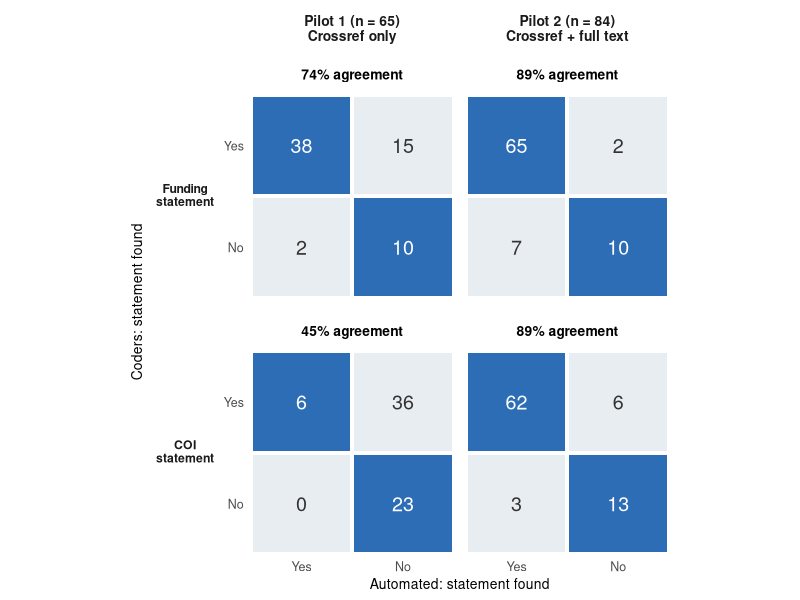
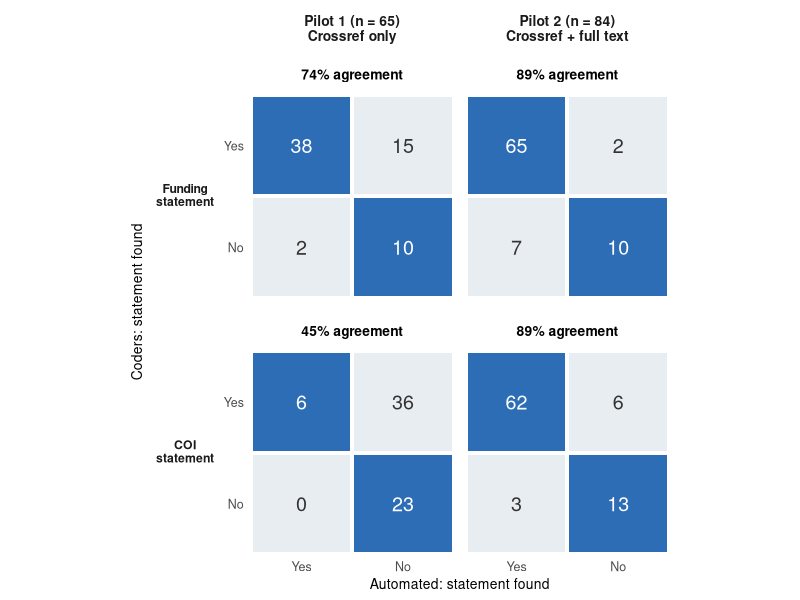

Write the R code that produced these figures, in order.
## ---- chunk 1
knitr::opts_chunk$set(echo = FALSE, message = FALSE, warning = FALSE)
## ---- chunk 2
library(tidyverse)
library(stringr)
library(readr)

## ---- chunk 3
# read manual coding files
manual1 = read.csv("data/inputs/2025-12-09_Codingform_PilotingAssessment_pilot.csv")
manual1$coding = "pilot1"
manual2 = read.csv("data/inputs/2026-04-03_Codingform_PilotingAssessment_pilot2.csv")
manual2$coding = "pilot2"
# combine both pilots
manual = bind_rows(manual1, manual2)

# make clean doi column, remove .org inclusion
manual <- manual %>%
  mutate(
    doi = X1.2..Article.DOI |>
      sub("^https?://doi\\.org/", "", x = _) |>
      sub("^doi\\.org/", "", x = _) |>
      sub("(?i)^doi:\\s*", "", x = _, perl = TRUE) |>
      str_trim()
  )

# data for manual analysis
data = 
  manual %>%
  # remove "test" data
  filter(doi != "test") %>%
  # add rough indicator of whether pilot study was conducted
  mutate(includes_pilot = ifelse(str_detect(X1.3..Is.there.a.statement.in.the.article.that.there.was.a.pilot.study.conducted., "Yes"), "yes", "other"))


dois = 
  data %>%
  distinct(doi) %>%
  pull(doi)
## ---- chunk 4
# load combined data
comb = read_csv("data/inputs/2026-06-11_auto-and-manual-combined_pilot1-and-pilot2.csv")


## ---- chunk 5
# add information to combined file about extracted info on funding and coi
comb = 
  comb %>%
  # remove "test" data
  filter(doi != "test") %>%
  # add rough indicator of whether pilot study was conducted
  mutate(includes_pilot = ifelse(str_detect(X1.3..Is.there.a.statement.in.the.article.that.there.was.a.pilot.study.conducted., "Yes"), "yes", "other")) %>%
  # indicator of whether funding info was extracted
  mutate(
    funding_auto_extracted = if_any(starts_with("funding"), ~ 
                              !is.na(.) & str_trim(.) != "" & !str_to_lower(.) %in% c("na", "n/a")|
                              !(rx_funding_found == FALSE | is.na(rx_funding_found))
    ),
    # different coding for pilot 1 and pilot 2
    funding_manual_extracted = 
      ifelse(coding == "pilot1", 
      !is.na(.data[["X8.1..Does.the.article.include.a.funding.statement."]]) &
      str_trim(.data[["X8.1..Does.the.article.include.a.funding.statement."]]) != "" &
      !str_to_lower(.data[["X8.1..Does.the.article.include.a.funding.statement."]]) %in% c("na", "n/a"),
    # for pilot 2 split into two questions
      !is.na(.data[["X8.1.1.If.the.article.include.a.funding.statement..what.is.the.statement."]]) &
      str_trim(.data[["X8.1.1.If.the.article.include.a.funding.statement..what.is.the.statement."]]) != "" &
      !str_to_lower(.data[["X8.1.1.If.the.article.include.a.funding.statement..what.is.the.statement."]]) %in% c("na", "n/a"))
  ) %>%
  # indicator of whether COI info was extracted
  mutate(
    coi_auto_extracted = if_any(starts_with("coi"), ~ 
                              !is.na(.) & str_trim(.) != "" & !str_to_lower(.) %in% c("na", "n/a")|
                              !(rx_coi_found == FALSE | is.na(rx_coi_found))
    ),
    coi_manual_extracted_content_available = !is.na(.data[["X8.2.1..If.there.is.a.conflict.of.interest.statement..what.is.the.statement."]]) &
      str_trim(.data[["X8.2.1..If.there.is.a.conflict.of.interest.statement..what.is.the.statement."]]) != "" &
      !str_to_lower(.data[["X8.2.1..If.there.is.a.conflict.of.interest.statement..what.is.the.statement."]]) %in% c("na", "n/a")
  ) %>%
  mutate(manual_does_include_coi = 
           ifelse(coding == "pilot1", 
                  X8.2..Does.the.article.include.a.statement.indicating.whether.there.were.any.conflicts.of.interest.,
                  X8.2..Does.the.article.include.a.statement.indicating.whether.there.were.any.conflicts.of.interest..COI..)) 

## ---- chunk 6
pilot1_sample_papers = 
  comb %>%
  filter(coding == "pilot1") %>%
  distinct(doi, .keep_all = TRUE) %>%
  group_by(includes_pilot) %>%
  summarise(n_papers = n())

pilot1_sample_coders = 
  comb %>%
  filter(coding == "pilot1") %>%
  distinct(doi, X1.1..Coder.Initials) %>%
  group_by(X1.1..Coder.Initials) %>%
  summarise(n_papers = n()) 

## ---- chunk 7
auto_pilot1 = 
  comb %>%
  filter(coding == "pilot1") %>%
  select(where(~ !all(is.na(.))))  %>%
  # remove "test" data
  filter(doi != "test") %>%
  filter(includes_pilot == "yes")
## ---- chunk 8
auto1_n <- nrow(auto_pilot1)

# Basic publication metadata (OpenAlex)
auto1_n_year    <- sum(!is.na(auto_pilot1$year))
auto1_n_journal <- sum(!is.na(auto_pilot1$journal))
auto1_n_issn    <- sum(!is.na(auto_pilot1$issn))

# Author affiliation and location (OpenAlex)
auto1_n_first_loc <- sum(
  !is.na(auto_pilot1$first_author_location) &
    str_trim(auto_pilot1$first_author_location) != ""
)
auto1_n_last_loc <- sum(
  !is.na(auto_pilot1$last_author_location) &
    str_trim(auto_pilot1$last_author_location) != ""
)
auto1_n_first_country <- sum(!is.na(auto_pilot1$first_author_location_detail_country))
auto1_n_last_country  <- sum(!is.na(auto_pilot1$last_author_location_detail_country))

# Primary topic classification (OpenAlex)
auto1_n_topic <- sum(
  !is.na(auto_pilot1$primary_topic_display_name) &
    str_trim(auto_pilot1$primary_topic_display_name) != ""
)

# Funding (Crossref)
auto1_n_funding <- sum(
  (!is.na(auto_pilot1$funding_funders_crossref)    & str_trim(auto_pilot1$funding_funders_crossref)    != "") |
  (!is.na(auto_pilot1$funding_funder_ids_crossref) & str_trim(auto_pilot1$funding_funder_ids_crossref) != "") |
  (!is.na(auto_pilot1$funding_award_ids_crossref)  & str_trim(auto_pilot1$funding_award_ids_crossref)  != ""),
  na.rm = TRUE
)

# Conflict of interest statements (Crossref)
auto1_n_coi <- sum(
  !is.na(auto_pilot1$coi_crossref) &
    str_trim(auto_pilot1$coi_crossref) != "" &
    !str_to_lower(auto_pilot1$coi_crossref) %in% c("na", "n/a"),
  na.rm = TRUE
)

# Abstracts (Crossref)
auto1_n_abstract <- sum(
  !is.na(auto_pilot1$cr_abstract) &
    str_trim(auto_pilot1$cr_abstract) != ""
)

# Helper: format as "n (x%)"
auto1_pct <- function(n) round(n / auto1_n * 100, 1)
## ---- chunk 9
# Funding: overlap between auto and manual extraction
fund_tbl_pilot1 <- auto_pilot1 |>
  count(funding_auto_extracted, funding_manual_extracted)

auto1_fund_auto_and_manual <- fund_tbl_pilot1 |> filter(funding_auto_extracted,  funding_manual_extracted) |> pull(n)
auto1_fund_auto_only       <- fund_tbl_pilot1 |> filter(funding_auto_extracted, !funding_manual_extracted) |> pull(n)
auto1_fund_manual_only     <- fund_tbl_pilot1 |> filter(!funding_auto_extracted, funding_manual_extracted) |> pull(n)
auto1_fund_neither         <- fund_tbl_pilot1 |> filter(!funding_auto_extracted,!funding_manual_extracted) |> pull(n)

auto1_fund_auto_total      <- auto1_fund_auto_and_manual + auto1_fund_auto_only
auto1_fund_not_auto_total  <- auto1_fund_manual_only + auto1_fund_neither
auto1_fund_pct_also_manual <- round(auto1_fund_auto_and_manual / auto1_fund_auto_total * 100, 1)
auto1_fund_pct_substitute  <- round(auto1_fund_manual_only / auto1_fund_not_auto_total * 100, 1)

# COI: overlap between auto and manual extraction
# any "Yes" manual answer = manual COI statement available
coi_tbl_pilot1 <- auto_pilot1 |>
  mutate(coi_manual_has_stmt = str_starts(manual_does_include_coi, "Yes")) |>
  count(coi_auto_extracted, coi_manual_has_stmt)

auto1_coi_auto_and_manual <- coi_tbl_pilot1 |> filter(coi_auto_extracted,  coi_manual_has_stmt) |> pull(n) |> sum()
auto1_coi_auto_only       <- coi_tbl_pilot1 |> filter(coi_auto_extracted, !coi_manual_has_stmt) |> pull(n) |> sum()
auto1_coi_manual_only     <- coi_tbl_pilot1 |> filter(!coi_auto_extracted, coi_manual_has_stmt) |> pull(n) |> sum()
auto1_coi_neither         <- coi_tbl_pilot1 |> filter(!coi_auto_extracted,!coi_manual_has_stmt) |> pull(n) |> sum()

auto1_coi_auto_total      <- auto1_coi_auto_and_manual + auto1_coi_auto_only
auto1_coi_not_auto_total  <- auto1_coi_manual_only + auto1_coi_neither
auto1_coi_pct_also_manual <- round(auto1_coi_auto_and_manual / auto1_coi_auto_total * 100, 1)
auto1_coi_pct_substitute  <- round(auto1_coi_manual_only / auto1_coi_not_auto_total * 100, 1)

# Manual-perspective totals (for prose starting from "manually extracted for X papers")
auto1_fund_manual_total       <- auto1_fund_auto_and_manual + auto1_fund_manual_only
auto1_fund_pct_auto_of_manual <- round(auto1_fund_auto_and_manual / auto1_fund_manual_total * 100, 1)
auto1_fund_no_manual_total    <- auto1_fund_auto_only + auto1_fund_neither
auto1_fund_pct_sub_no_manual  <- round(auto1_fund_auto_only / auto1_fund_no_manual_total * 100, 1)

auto1_coi_manual_total        <- auto1_coi_auto_and_manual + auto1_coi_manual_only
auto1_coi_pct_auto_of_manual  <- round(auto1_coi_auto_and_manual / auto1_coi_manual_total * 100, 1)
auto1_coi_no_manual_total     <- auto1_coi_auto_only + auto1_coi_neither
auto1_coi_pct_sub_no_manual   <- round(auto1_coi_auto_only / auto1_coi_no_manual_total * 100, 1)
## ---- chunk 10
# Funding frequency table
fund_tbl_pilot1 %>%
  mutate(
    funding_auto_extracted = if_else(funding_auto_extracted, "Yes", "No"),
    funding_manual_extracted = if_else(funding_manual_extracted, "Yes", "No")
  ) %>%
  tidyr::pivot_wider(
    names_from = funding_manual_extracted,
    values_from = n,
    values_fill = 0
  ) %>%
  rename(`Automatically extracted` = funding_auto_extracted) %>%
  select(`Automatically extracted`, Yes, No) %>%
  arrange(desc(`Automatically extracted`)) %>%
  knitr::kable(
    caption = "Frequency of automatically and manually extracted funding information.",
    col.names = c("Automatically extracted", "Manually extracted: Yes", "Manually extracted: No")
  )

# COI frequency table
coi_tbl_pilot1 %>%
  mutate(
    coi_auto_extracted = if_else(coi_auto_extracted, "Yes", "No"),
    coi_manual_has_stmt = if_else(coi_manual_has_stmt, "Yes", "No")
  ) %>%
  tidyr::pivot_wider(
    names_from = coi_manual_has_stmt,
    values_from = n,
    values_fill = 0
  ) %>%
  rename(`Automatically extracted` = coi_auto_extracted) %>%
  select(`Automatically extracted`, Yes, No) %>%
  arrange(desc(`Automatically extracted`)) %>%
  knitr::kable(
    caption = "Frequency of automatically and manually extracted COI statements.",
    col.names = c("Automatically extracted", "Manually extracted: Yes", "Manually extracted: No")
  )
## ---- chunk 11
pilot2_sample_papers = 
  comb %>%
  filter(coding == "pilot2") %>%
  distinct(doi, .keep_all = TRUE) %>%
  group_by(includes_pilot) %>%
  summarise(n_papers = n())

pilot2_sample_coders = 
  comb %>%
  filter(coding == "pilot2") %>%
  distinct(doi, X1.1..Coder.Initials) %>%
  group_by(X1.1..Coder.Initials) %>%
  summarise(n_papers = n()) 

## ---- chunk 12
auto_pilot2 = 
  comb %>%
  filter(coding == "pilot2") %>%
  select(where(~ !all(is.na(.))))  %>%
  # remove "test" data
  filter(doi != "test") %>%
  filter(includes_pilot == "yes")
## ---- chunk 13
auto2_n <- nrow(auto_pilot2)

# Basic publication metadata (OpenAlex)
auto2_n_year    <- sum(!is.na(auto_pilot2$year))
auto2_n_journal <- sum(!is.na(auto_pilot2$journal))
auto2_n_issn    <- sum(!is.na(auto_pilot2$issn))

# Author affiliation and location (OpenAlex)
auto2_n_first_loc <- sum(
  !is.na(auto_pilot2$first_author_location) &
    str_trim(auto_pilot2$first_author_location) != ""
)
auto2_n_last_loc <- sum(
  !is.na(auto_pilot2$last_author_location) &
    str_trim(auto_pilot2$last_author_location) != ""
)
auto2_n_first_country <- sum(!is.na(auto_pilot2$first_author_location_detail_country))
auto2_n_last_country  <- sum(!is.na(auto_pilot2$last_author_location_detail_country))

# Primary topic classification (OpenAlex)
auto2_n_topic <- sum(
  !is.na(auto_pilot2$primary_topic_display_name) &
    str_trim(auto_pilot2$primary_topic_display_name) != ""
)

# Funding (Crossref)
auto2_n_funding <- sum(
  (!is.na(auto_pilot2$funding_funders_crossref)    & str_trim(auto_pilot2$funding_funders_crossref)    != "") |
  (!is.na(auto_pilot2$funding_funder_ids_crossref) & str_trim(auto_pilot2$funding_funder_ids_crossref) != "") |
  (!is.na(auto_pilot2$funding_award_ids_crossref)  & str_trim(auto_pilot2$funding_award_ids_crossref)  != ""),
  na.rm = TRUE
)

# Conflict of interest statements (Crossref)
auto2_n_coi <- sum(
  !is.na(auto_pilot2$coi_crossref) &
    str_trim(auto_pilot2$coi_crossref) != "" &
    !str_to_lower(auto_pilot2$coi_crossref) %in% c("na", "n/a"),
  na.rm = TRUE
)

# Abstracts (Crossref)
auto2_n_abstract <- sum(
  !is.na(auto_pilot2$cr_abstract) &
    str_trim(auto_pilot2$cr_abstract) != ""
)

# Helper: format as "n (x%)"
auto2_pct <- function(n) round(n / auto2_n * 100, 1)
## ---- chunk 14
auto2_n_tei         <- sum(!is.na(auto_pilot2$rx_funding_found) | !is.na(auto_pilot2$rx_coi_found))
auto2_n_tei_funding <- sum(auto_pilot2$rx_funding_found, na.rm = TRUE)
auto2_n_tei_coi     <- sum(auto_pilot2$rx_coi_found, na.rm = TRUE)
## ---- chunk 15
# fixme add code? now info taken from docs/README_tei_extraction.md
tei_pilot2_funding_accuracy = 0.963
tei_pilot2_coi_accuracy = 0.926

tei_pilot2_funding_precision = 0.957
tei_pilot2_coi_precision = 0.984

tei_pilot2_funding_recall = 1.000
tei_pilot2_coi_recall = 0.924

tei_pilot2_funding_f1 = 0.978
tei_pilot2_coi_f1 = 0.953
## ---- chunk 16
# Funding: overlap between auto and manual extraction
fund_tbl_pilot2 <- auto_pilot2 |>
  # filter(!is.na(auto_pilot2$rx_funding_found) | !is.na(auto_pilot2$rx_coi_found)) |> # whether to count files without TEI
  count(funding_auto_extracted, funding_manual_extracted)

auto2_fund_auto_and_manual <- fund_tbl_pilot2 |> filter(funding_auto_extracted, funding_manual_extracted) |> pull(n)
auto2_fund_auto_only       <- fund_tbl_pilot2 |> filter(funding_auto_extracted, !funding_manual_extracted) |> pull(n)
auto2_fund_manual_only     <- fund_tbl_pilot2 |> filter(!funding_auto_extracted, funding_manual_extracted) |> pull(n)
auto2_fund_neither         <- fund_tbl_pilot2 |> filter(!funding_auto_extracted, !funding_manual_extracted) |> pull(n)

auto2_fund_auto_total      <- auto2_fund_auto_and_manual + auto2_fund_auto_only
auto2_fund_not_auto_total  <- auto2_fund_manual_only + auto2_fund_neither
auto2_fund_pct_also_manual <- round(auto2_fund_auto_and_manual / auto2_fund_auto_total * 100, 1)
auto2_fund_pct_substitute  <- round(auto2_fund_manual_only / auto2_fund_not_auto_total * 100, 1)

# COI: overlap between auto and manual extraction
coi_tbl_pilot2 <- auto_pilot2 |>
  mutate(coi_manual_has_stmt = str_starts(manual_does_include_coi, "Yes")) |>
  count(coi_auto_extracted, coi_manual_has_stmt)

auto2_coi_auto_and_manual <- coi_tbl_pilot2 |> filter(coi_auto_extracted, coi_manual_has_stmt) |> pull(n) |> sum()
auto2_coi_auto_only       <- coi_tbl_pilot2 |> filter(coi_auto_extracted, !coi_manual_has_stmt) |> pull(n) |> sum()
auto2_coi_manual_only     <- coi_tbl_pilot2 |> filter(!coi_auto_extracted, coi_manual_has_stmt) |> pull(n) |> sum()
auto2_coi_neither         <- coi_tbl_pilot2 |> filter(!coi_auto_extracted, !coi_manual_has_stmt) |> pull(n) |> sum()

auto2_coi_auto_total      <- auto2_coi_auto_and_manual + auto2_coi_auto_only
auto2_coi_not_auto_total  <- auto2_coi_manual_only + auto2_coi_neither
auto2_coi_pct_also_manual <- round(auto2_coi_auto_and_manual / auto2_coi_auto_total * 100, 1)
auto2_coi_pct_substitute  <- round(auto2_coi_manual_only / auto2_coi_not_auto_total * 100, 1)

# Manual-perspective totals (for prose starting from "manually extracted for X papers")
auto2_fund_manual_total       <- auto2_fund_auto_and_manual + auto2_fund_manual_only
auto2_fund_pct_auto_of_manual <- round(auto2_fund_auto_and_manual / auto2_fund_manual_total * 100, 1)
auto2_fund_no_manual_total    <- auto2_fund_auto_only + auto2_fund_neither
auto2_fund_pct_sub_no_manual  <- round(auto2_fund_auto_only / auto2_fund_no_manual_total * 100, 1)

auto2_coi_manual_total        <- auto2_coi_auto_and_manual + auto2_coi_manual_only
auto2_coi_pct_auto_of_manual  <- round(auto2_coi_auto_and_manual / auto2_coi_manual_total * 100, 1)
auto2_coi_no_manual_total     <- auto2_coi_auto_only + auto2_coi_neither
auto2_coi_pct_sub_no_manual   <- round(auto2_coi_auto_only / auto2_coi_no_manual_total * 100, 1)

## ---- chunk 17
# Funding frequency table
fund_tbl_pilot2 %>%
  mutate(
    funding_auto_extracted = if_else(funding_auto_extracted, "Yes", "No"),
    funding_manual_extracted = if_else(funding_manual_extracted, "Yes", "No")
  ) %>%
  tidyr::pivot_wider(
    names_from = funding_manual_extracted,
    values_from = n,
    values_fill = 0
  ) %>%
  rename(`Automatically extracted` = funding_auto_extracted) %>%
  select(`Automatically extracted`, Yes, No) %>%
  arrange(desc(`Automatically extracted`)) %>%
  knitr::kable(
    caption = "Frequency of automatically and manually extracted funding information.",
    col.names = c("Automatically extracted", "Manually extracted: Yes", "Manually extracted: No")
  )

# COI frequency table
coi_tbl_pilot2 %>%
  mutate(
    coi_auto_extracted = if_else(coi_auto_extracted, "Yes", "No"),
    coi_manual_has_stmt = if_else(coi_manual_has_stmt, "Yes", "No")
  ) %>%
  tidyr::pivot_wider(
    names_from = coi_manual_has_stmt,
    values_from = n,
    values_fill = 0
  ) %>%
  rename(`Automatically extracted` = coi_auto_extracted) %>%
  select(`Automatically extracted`, Yes, No) %>%
  arrange(desc(`Automatically extracted`)) %>%
  knitr::kable(
    caption = "Frequency of automatically and manually extracted COI statements.",
    col.names = c("Automatically extracted", "Manually extracted: Yes", "Manually extracted: No")
  )
## ---- chunk 18

# Prepare data for plotting
make_plot_input <- function(dat, pilot, source) {

  pilot_label <- paste0(
    pilot, " (n = ", nrow(dat), ")\n", source
  )

  bind_rows(

    # Funding statement
    dat %>%
      transmute(
        pilot_lab = pilot_label,
        statement = "Funding statement",
        coder_found = funding_manual_extracted,
        automated_found = funding_auto_extracted
      ),

    # COI statement
    dat %>%
      transmute(
        pilot_lab = pilot_label,
        statement = "COI statement",
        coder_found = str_starts(manual_does_include_coi, "Yes"),
        automated_found = coi_auto_extracted
      )
  )
}


# Combine both pilots
plot_input <- bind_rows(
  make_plot_input(auto_pilot1, "Pilot 1", "Crossref only"),
  make_plot_input(auto_pilot2, "Pilot 2", "Crossref + full text")
) %>%
  filter(!is.na(coder_found), !is.na(automated_found)) %>%
  mutate(
    statement = factor(
      statement,
      levels = c("COI statement", "Funding statement")
    ),
    pilot_lab = factor(pilot_lab, levels = unique(pilot_lab)),
    agreement_cell = coder_found == automated_found,

    # Coordinates: Yes on top/left, No on bottom/right
    x = if_else(automated_found, 1, 2),
    y = if_else(coder_found, 2, 1)
  )


# Count observations in each cell
plot_counts <- plot_input %>%
  count(pilot_lab, statement, x, y, name = "n") %>%
  complete(
    pilot_lab,
    statement,
    x = 1:2,
    y = 1:2,
    fill = list(n = 0)
  ) %>%
  mutate(
    agreement_cell = (x == 1 & y == 2) | (x == 2 & y == 1)
  ) %>%
  mutate(
    statement = factor(
      statement,
      levels = c("Funding statement", "COI statement"))
  )


# Calculate percentage agreement for each panel
plot_agreement <- plot_input %>%
  group_by(pilot_lab, statement) %>%
  summarise(
    agreement = mean(agreement_cell) * 100,
    .groups = "drop"
  )


# Create figure
agreement_plot = 
  ggplot(plot_counts, aes(x = x, y = y, fill = agreement_cell)) +

  # Heatmap cells
  geom_tile(
  width = 0.96,
  height = 0.96,
  color = NA
) +

  # Numbers inside cells
  geom_text(
    aes(label = n, color = agreement_cell),
    size = 5
  ) +

  # Agreement percentages above each panel
  geom_text(
    data = plot_agreement,
    aes(
      x = 1.5,
      y = 2.7,
      label = paste0(round(agreement), "% agreement")
    ),
    inherit.aes = FALSE,
    fontface = "bold",
    size = 3.5
  ) +

  # Arrange panels
  facet_grid(
    rows = vars(statement),
    cols = vars(pilot_lab),
    switch = "y",
    labeller = labeller(
    statement = c(
      "Funding statement" = "Funding\nstatement",
      "COI statement" = "COI\nstatement"
    ))
  ) +

  # Axis labels
  scale_x_continuous(
    breaks = c(1, 2),
    labels = c("Yes", "No"),
    limits = c(0.5, 2.5),
    expand = c(0, 0)
  ) +

  scale_y_continuous(
    breaks = c(1, 2),
    labels = c("No", "Yes"),
    limits = c(0.5, 2.95),
    expand = c(0, 0)
  ) +

  # Colours
  scale_fill_manual(
    values = c(
      "TRUE" = "#2D6DB5",
      "FALSE" = "#E8EDF2"
    ),
    guide = "none"
  ) +

  scale_color_manual(
    values = c(
      "TRUE" = "white",
      "FALSE" = "#333333"
    ),
    guide = "none"
  ) +

  labs(
    x = "Automated: statement found",
    y = "Coders: statement found"
  ) +

  coord_fixed() +

  theme_minimal(base_size = 11) +

  theme(
    panel.grid = element_blank(),

    strip.background = element_blank(),
    strip.placement = "outside",

    strip.text.x = element_text(
      face = "bold",
      size = 10
    ),

    strip.text.y.left = element_text(
      angle = 0,
      face = "bold",
      hjust = 0.5,
      vjust = 0.4
    ),

    axis.title = element_text(size = 10),
    axis.text = element_text(size = 9),

    plot.margin = margin(5, 5, 5, 5),
    panel.spacing.x = grid::unit(0.6, "lines")
  )

agreement_plot

ggsave(
  "figures/pilots_agreement.png",
  plot = agreement_plot,
  width = 5,
  dpi = 300
)

## ---- chunk 19
# select dois with manual coding
dois = data$doi
## remove "test" entries
dois = dois[dois != "test"]
## keep only unique entries
dois = unique(dois)
